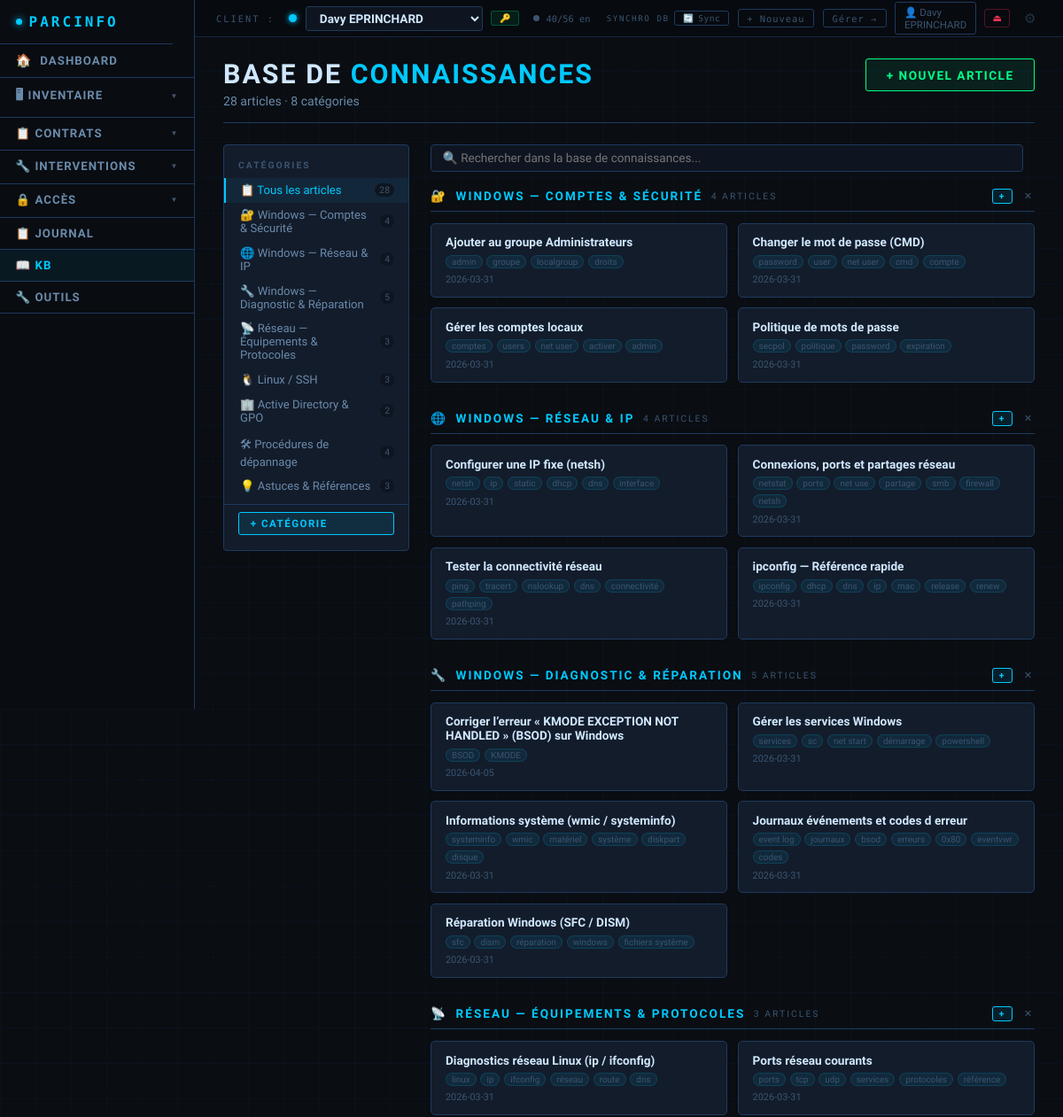
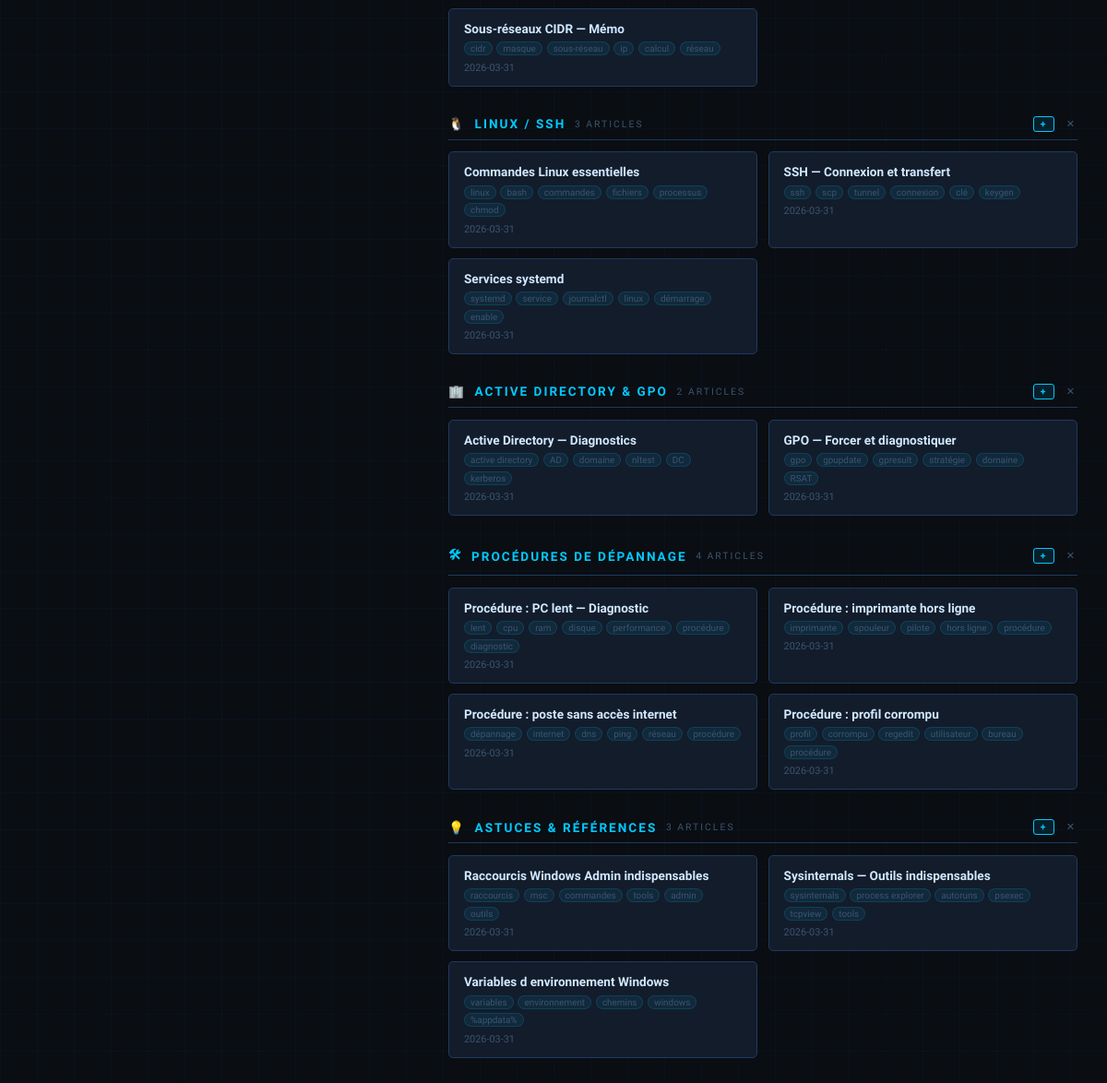
Page /kb (signed in) on the committed database (2 pictures, top to bottom).
### tables this page shows
CREATE TABLE clients (
        id INTEGER PRIMARY KEY AUTOINCREMENT,
        nom TEXT NOT NULL DEFAULT '',
        contact TEXT DEFAULT '',
        telephone TEXT DEFAULT '',
        email TEXT DEFAULT '',
        adresse TEXT DEFAULT '',
        notes TEXT DEFAULT '',
        couleur TEXT DEFAULT '#00c9ff',
        date_creation TEXT DEFAULT '',
        date_maj TEXT DEFAULT '', auth_user_id INTEGER DEFAULT NULL);

CREATE TABLE kb_categories (
        id INTEGER PRIMARY KEY AUTOINCREMENT,
        nom TEXT NOT NULL,
        icone TEXT DEFAULT '📋',
        ordre INTEGER DEFAULT 0);

CREATE TABLE kb_articles (
        id INTEGER PRIMARY KEY AUTOINCREMENT,
        categorie_id INTEGER NOT NULL,
        titre TEXT NOT NULL,
        contenu TEXT NOT NULL,
        tags TEXT DEFAULT '',
        date_creation TEXT,
        date_maj TEXT,
        FOREIGN KEY (categorie_id) REFERENCES kb_categories(id));

### app.py (the view)
@app.route('/kb')
@login_required
def page_kb():
    conn = get_db()
    cats = [row_to_dict(r) for r in conn.execute(
        'SELECT * FROM kb_categories ORDER BY ordre, nom').fetchall()]
    articles = [row_to_dict(r) for r in conn.execute(
        'SELECT a.*, c.nom as cat_nom, c.icone as cat_icone FROM kb_articles a '
        'JOIN kb_categories c ON a.categorie_id=c.id ORDER BY c.ordre, a.titre').fetchall()]
    conn.close()
    return render_template('kb.html', cats=cats, articles=articles,
                           clients=get_clients(), client_actif_id=get_client_id())

### templates/kb.html (shortened to what this page needs)
{% extends "base.html" %}
{% block content %}
<div class="page-header" style="display:flex;align-items:flex-start;justify-content:space-between;gap:1rem;flex-wrap:wrap;">
    <div>
        <h1>Base de <span>Connaissances</span></h1>
        <p>{{ articles|length }} article{{ 's' if articles|length != 1 }} · {{ cats|length }} catégorie{{ 's' if cats|length != 1 }}</p>
    </div>
    <button class="btn btn-success" onclick="KB.nouvelArticle()">+ Nouvel article</button>
</div>
<div class="kb-wrap">
    <aside class="kb-sidebar">
        <div class="kb-sidebar-title">Catégories</div>
        <a class="kb-cat-link active" data-cat="all" onclick="KB.filtrerCat('all',this)">
            📋 Tous les articles
            <span class="kb-cat-count">{{ articles|length }}</span>
        </a>
        {% for cat in cats %}
        {% set nb = articles | selectattr('categorie_id','eq',cat.id) | list | length %}
        <a class="kb-cat-link" data-cat="{{ cat.id }}" onclick="KB.filtrerCat({{ cat.id }},this)">
            {{ cat.icone }} {{ cat.nom }}
            <span class="kb-cat-count">{{ nb }}</span>
        </a>
        {% endfor %}
        <div class="kb-sidebar-add">
            <button class="btn btn-primary btn-sm" style="width:100%;font-size:.72rem;"
                    onclick="KB.nouvelleCategorie()">+ Catégorie</button>
        </div>
    </aside>
    <div class="kb-main">
        <div class="kb-topbar">
            <input type="text" class="kb-search" id="kb-search"
                   placeholder="🔍 Rechercher dans la base de connaissances..."
                   oninput="KB.rechercher(this.value)">
        </div>
        <div id="kb-content">
            {% for cat in cats %}
            {% set cat_articles = articles | selectattr('categorie_id','eq',cat.id) | list %}
            {% if cat_articles %}
            <div class="kb-section" data-cat-section="{{ cat.id }}">
                <div class="kb-section-title">
                    <span>{{ cat.icone }}</span>
                    {{ cat.nom }}
                    <span style="font-size:.65rem;color:var(--text-muted);font-weight:400;">{{ cat_articles|length }} article{{ 's' if cat_articles|length != 1 }}</span>
                    <button class="btn btn-primary btn-sm" style="margin-left:auto;padding:1px 7px;font-size:.65rem;"
                            onclick="KB.nouvelArticle({{ cat.id }})">+</button>
                    <button onclick="KB.supprimerCategorie({{ cat.id }},'{{ cat.nom|e }}')"
                            style="background:none;border:none;color:var(--text-muted);cursor:pointer;font-size:.7rem;padding:0 3px;"
                            title="Supprimer la catégorie">✕</button>
                </div>
                <div class="kb-grid">
                    {% for a in cat_articles %}
                    <div class="kb-card" data-id="{{ a.id }}" data-cat="{{ a.categorie_id }}"
                         data-search="{{ a.titre|lower }} {{ a.tags|lower }} {{ a.contenu|lower }}"
                         onclick="KB.ouvrirArticle({{ a.id }})">
                        <div class="kb-card-title">{{ a.titre }}</div>
                        {% if a.tags %}
                        <div class="kb-card-tags">
                            {% for tag in a.tags.split(',') %}{% if tag.strip() %}
                            <span class="kb-tag">{{ tag.strip() }}</span>
                            {% endif %}{% endfor %}
                        </div>
                        {% endif %}
                        <div class="kb-card-meta">{{ a.date_maj[:10] if a.date_maj else '' }}</div>
                    </div>
                    {% endfor %}
                </div>
            </div>
            {% endif %}
            {% endfor %}
        </div>
    </div>
</div>
{% endblock %}

### templates/base.html (shortened to what this page needs)
<!DOCTYPE html>
<html lang="fr">
<head>
</head>
<body class="{{ 'theme-light' if cfg.get('mode') == 'light' else '' }}{{ ' nav-left' if cfg.get('nav_mode') == 'vertical' else '' }}">
<div class="client-bar">
    <span class="client-bar-label">Client :</span>
    <div class="client-select-wrap">
        {% set active_cl = clients | selectattr('id','eq', client_actif_id) | first | default(None) %}
        <span class="client-dot" style="color:{{ active_cl.couleur if active_cl else '#00c9ff' }}; background:{{ active_cl.couleur if active_cl else '#00c9ff' }};"></span>
        <select id="client-dropdown" onchange="changerClientAvecConfirmation(this)" data-current-value="{{ client_actif_id or '' }}">
            {% for cl in clients %}
            <option value="{{ cl.id }}" {% if cl.id == client_actif_id %}selected{% endif %}>{{ cl.nom }}</option>
            {% endfor %}
        </select>
        {% set acces_actif = active_cl.acces if active_cl and active_cl.acces is defined else '' %}
        {% if acces_actif %}
        <div class="topbar-acces-badge topbar-acces-{{ acces_actif }}" title="{% if acces_actif == 'proprietaire' %}Vous êtes propriétaire{% elif acces_actif == 'ecriture' %}Partagé — lecture/écriture{% elif acces_actif == 'admin' %}Accès administrateur{% else %}Partagé — lecture seule{% endif %}">
            {% if acces_actif == 'proprietaire' %}🔑{% elif acces_actif == 'ecriture' %}✏ R/W{% elif acces_actif == 'admin' %}⚙{% else %}👁{% endif %}
        </div>
        {% endif %}
    </div>
    <div class="wd-topbar idle" id="wd-global-bar">
        <span class="wd-dot"></span>
        <span id="wd-global-text">…</span>
    </div>
    <div class="client-bar-actions">
        {% if cfg.get('db_type') == 'sync' %}
        <div id="topbar-sync-wrap" style="display:flex;align-items:center;gap:.35rem;">
        {% else %}
        <div id="topbar-sync-wrap" style="display:none;align-items:center;gap:.35rem;">
        {% endif %}
            <span style="font-family:'Share Tech Mono',monospace;font-size:.58rem;letter-spacing:1.5px;
                         text-transform:uppercase;color:var(--text-muted);white-space:nowrap;">Synchro DB</span>
            <button class="topbar-sync-btn" id="topbar-sync-btn"
                    onclick="syncNow()" title="Base de données — mode synchronisation&#10;Cliquer pour synchroniser maintenant">
                <span class="topbar-sync-icon" id="topbar-sync-icon">🔄</span>
                <span id="topbar-sync-label">Sync…</span>
            </button>
        </div>
        <a href="/client/nouveau" class="client-bar-link">+ Nouveau</a>
        <a href="/clients" class="client-bar-link">Gérer →</a>
        {% if session.get('auth_user_id') %}
        <a href="/profil" style="display:flex;align-items:center;gap:.4rem;text-decoration:none;
            border:1px solid var(--border);border-radius:3px;padding:.2rem .6rem;
            font-size:.72rem;color:var(--text-muted);transition:all .15s;"
           onmouseover="this.style.borderColor='var(--accent)';this.style.color='var(--text-secondary)'"
           onmouseout="this.style.borderColor='var(--border)';this.style.color='var(--text-muted)'">
            👤 {{ session.get('auth_user_nom', 'Profil') }}
        </a>
        <a href="/logout" style="border:1px solid rgba(255,51,85,.3);border-radius:3px;padding:.2rem .5rem;
            font-size:.7rem;color:var(--accent-red);text-decoration:none;" title="Déconnexion">⏏</a>
        {% endif %}
        <button class="topbar-gear" onclick="toggleConfig()" title="Paramètres">⚙</button>
    </div>
</div>
{% set ep = request.endpoint %}
{% set inv_active = ep in ['liste_appareils','nouvel_appareil','editer_appareil','liste_peripheriques','nouveau_peripherique','editer_peripherique','parc_general','baie_brassage','page_scan','liste_plans','editer_plan'] %}
{% set contrats_active = ep in ['liste_contrats','nouveau_contrat','editer_contrat','detail_contrat'] %}
{% set secu_active = ep in ['liste_identifiants','nouvel_identifiant','editer_identifiant','liste_utilisateurs','nouvel_utilisateur','editer_utilisateur','droits_utilisateur'] %}
<nav>
    <a href="/" class="nav-brand">PARCINFO</a>
    <a href="/" {% if ep == 'index' %}class="active"{% endif %}>
        <span style="font-size:.9rem;">🏠</span> DASHBOARD
    </a>
    <div class="nav-group">
        <button class="nav-group-btn {% if inv_active %}active{% endif %}">
            🖥 Inventaire <span class="arr">▼</span>
        </button>
    </div>
    <div class="nav-group">
        <button class="nav-group-btn {% if contrats_active %}active{% endif %}">
            📋 Contrats <span class="arr">▼</span>
        </button>
    </div>
    <div class="nav-group">
        <button class="nav-group-btn {% if ep in ['liste_interventions','nouveau_intervention','detail_intervention','editer_intervention'] %}active{% endif %}">
            🔧 Interventions <span class="arr">▼</span>
        </button>
    </div>
    <div class="nav-group">
        <button class="nav-group-btn {% if secu_active %}active{% endif %}">
            🔒 Accès <span class="arr">▼</span>
        </button>
    </div>
    <a href="/historique" {% if ep == 'page_historique' %}class="active"{% endif %}>📋 Journal</a>
    <a href="/kb" {% if ep == 'page_kb' %}class="active"{% endif %}>📖 KB</a>
    <a href="/outils" {% if ep == 'page_outils' %}class="active"{% endif %}>🔧 Outils</a>
    <div class="nav-spacer"></div>
</nav>
<main>
    {% set ep = request.endpoint %}
    {% set bc = [] %}
    {% if ep in ['nouvel_appareil','editer_appareil'] %}
        {% set _ = bc.append(('Inventaire', None)) %}
        {% set _ = bc.append(('Appareils', '/appareils')) %}
        {% set _ = bc.append(('Ajouter' if ep == 'nouvel_appareil' else 'Modifier', None)) %}
    {% elif ep in ['nouveau_peripherique','editer_peripherique'] %}
        {% set _ = bc.append(('Inventaire', None)) %}
        {% set _ = bc.append(('Périphériques', '/peripheriques')) %}
        {% set _ = bc.append(('Ajouter' if ep == 'nouveau_peripherique' else 'Modifier', None)) %}
    {% elif ep in ['nouveau_contrat','editer_contrat'] %}
        {% set _ = bc.append(('Contrats', '/contrats')) %}
        {% set _ = bc.append(('Ajouter' if ep == 'nouveau_contrat' else 'Modifier', None)) %}
    {% elif ep == 'detail_contrat' %}
        {% set _ = bc.append(('Contrats', '/contrats')) %}
        {% set _ = bc.append(('Détail', None)) %}
    {% elif ep in ['nouvel_identifiant','editer_identifiant'] %}
        {% set _ = bc.append(('Accès', None)) %}
        {% set _ = bc.append(('Identifiants', '/identifiants')) %}
        {% set _ = bc.append(('Ajouter' if ep == 'nouvel_identifiant' else 'Modifier', None)) %}
    {% elif ep in ['nouvel_utilisateur','editer_utilisateur'] %}
        {% set _ = bc.append(('Accès', None)) %}
        {% set _ = bc.append(('Utilisateurs', '/utilisateurs')) %}
        {% set _ = bc.append(('Ajouter' if ep == 'nouvel_utilisateur' else 'Modifier', None)) %}
    {% elif ep == 'droits_utilisateur' %}
        {% set _ = bc.append(('Accès', None)) %}
        {% set _ = bc.append(('Utilisateurs', '/utilisateurs')) %}
        {% set _ = bc.append(('Droits', None)) %}
    {% elif ep == 'parc_general' %}
        {% set _ = bc.append(('Inventaire', None)) %}
        {% set _ = bc.append(('Parc général', None)) %}
    {% elif ep == 'baie_brassage' %}
        {% set _ = bc.append(('Inventaire', None)) %}
        {% set _ = bc.append(('Baie de brassage', None)) %}
    {% elif ep == 'page_scan' %}
        {% set _ = bc.append(('Inventaire', None)) %}
        {% set _ = bc.append(('Scan réseau', None)) %}
    {% endif %}
    {% block content %}{% endblock %}
</main>
    {% set _sk2 = [] %}
</body>
</html>

### rows in the picture
clients: get "Davy EPRINCHARD"
kb_categories: icone "🔐", nom "Windows — Comptes & Sécurité", nb "4", nom "WINDOWS — COMPTES & SÉCURITÉ", cat_articles "4", value "S"
kb_categories: icone "🌐", nom "Windows — Réseau & IP", nb "4", nom "WINDOWS — RÉSEAU & IP", cat_articles "4", value "S"
kb_categories: icone "🔧", nom "Windows — Diagnostic & Réparation", nb "5", nom "WINDOWS — DIAGNOSTIC & RÉPARATION", cat_articles "5", value "S"
kb_categories: icone "📡", nom "Réseau — Équipements & Protocoles", nb "3", nom "RÉSEAU — ÉQUIPEMENTS & PROTOCOLES", cat_articles "3", value "S"
kb_categories: icone "🐧", nom "Linux / SSH", nb "3", nom "LINUX / SSH", cat_articles "3", value "S"
kb_categories: icone "🏢", nom "Active Directory & GPO", nb "2", nom "ACTIVE DIRECTORY & GPO", cat_articles "2", value "S"
kb_categories: icone "🛠", nom "Procédures de dépannage", nb "4", nom "PROCÉDURES DE DÉPANNAGE", cat_articles "4", value "S"
kb_categories: icone "💡", nom "Astuces & Références", nb "3", nom "ASTUCES & RÉFÉRENCES", cat_articles "3", value "S"
kb_articles: titre "Ajouter au groupe Administrateurs", strip "admin" "groupe" "localgroup" "droits", date_maj "2026-03-31"
kb_articles: titre "Changer le mot de passe (CMD)", strip "password" "user" "net user" "cmd" "compte", date_maj "2026-03-31"
kb_articles: titre "Gérer les comptes locaux", strip "comptes" "users" "net user" "activer" "admin", date_maj "2026-03-31"
kb_articles: titre "Politique de mots de passe", strip "secpol" "politique" "password" "expiration", date_maj "2026-03-31"
kb_articles: titre "Configurer une IP fixe (netsh)", strip "netsh" "ip" "static" "dhcp" "dns" "interface", date_maj "2026-03-31"
kb_articles: titre "Connexions, ports et partages réseau", strip "netstat" "ports" "net use" "partage" "smb" "firewall" "netsh", date_maj "2026-03-31"
kb_articles: titre "Tester la connectivité réseau", strip "ping" "tracert" "nslookup" "dns" "connectivité" "pathping", date_maj "2026-03-31"
kb_articles: titre "ipconfig — Référence rapide", strip "ipconfig" "dhcp" "dns" "ip" "mac" "release" "renew", date_maj "2026-03-31"
kb_articles: titre "Corriger l’erreur « KMODE EXCEPTION NOT HANDLED » (BSOD) sur Windows", strip "BSOD" "KMODE", date_maj "2026-04-05"
kb_articles: titre "Gérer les services Windows", strip "services" "sc" "net start" "démarrage" "powershell", date_maj "2026-03-31"
kb_articles: titre "Informations système (wmic / systeminfo)", strip "systeminfo" "wmic" "matériel" "système" "diskpart" "disque", date_maj "2026-03-31"
kb_articles: titre "Journaux événements et codes d erreur", strip "event log" "journaux" "bsod" "erreurs" "0x80" "eventvwr" "codes", date_maj "2026-03-31"
kb_articles: titre "Réparation Windows (SFC / DISM)", strip "sfc" "dism" "réparation" "windows" "fichiers système", date_maj "2026-03-31"
kb_articles: titre "Diagnostics réseau Linux (ip / ifconfig)", strip "linux" "ip" "ifconfig" "réseau" "route" "dns", date_maj "2026-03-31"
kb_articles: titre "Ports réseau courants", strip "ports" "tcp" "udp" "services" "protocoles" "référence", date_maj "2026-03-31"
kb_articles: titre "Sous-réseaux CIDR — Mémo", strip "cidr" "masque" "sous-réseau" "ip" "calcul" "réseau", date_maj "2026-03-31"
kb_articles: titre "Commandes Linux essentielles", strip "linux" "bash" "commandes" "fichiers" "processus" "chmod", date_maj "2026-03-31"
kb_articles: titre "SSH — Connexion et transfert", strip "ssh" "scp" "tunnel" "connexion" "clé" "keygen", date_maj "2026-03-31"
kb_articles: titre "Services systemd", strip "systemd" "service" "journalctl" "linux" "démarrage" "enable", date_maj "2026-03-31"
kb_articles: titre "Active Directory — Diagnostics", strip "active directory" "AD" "domaine" "nltest" "DC" "kerberos", date_maj "2026-03-31"
kb_articles: titre "GPO — Forcer et diagnostiquer", strip "gpo" "gpupdate" "gpresult" "stratégie" "domaine" "RSAT", date_maj "2026-03-31"
kb_articles: titre "Procédure : PC lent — Diagnostic", strip "lent" "cpu" "ram" "disque" "performance" "procédure" "diagnostic", date_maj "2026-03-31"
kb_articles: titre "Procédure : imprimante hors ligne", strip "imprimante" "spouleur" "pilote" "hors ligne" "procédure", date_maj "2026-03-31"
kb_articles: titre "Procédure : poste sans accès internet", strip "dépannage" "internet" "dns" "ping" "réseau" "procédure", date_maj "2026-03-31"
kb_articles: titre "Procédure : profil corrompu", strip "profil" "corrompu" "regedit" "utilisateur" "bureau" "procédure", date_maj "2026-03-31"
kb_articles: titre "Raccourcis Windows Admin indispensables", strip "raccourcis" "msc" "commandes" "tools" "admin" "outils", date_maj "2026-03-31"
kb_articles: titre "Sysinternals — Outils indispensables", strip "sysinternals" "process explorer" "autoruns" "psexec" "tcpview" "tools", date_maj "2026-03-31"
kb_articles: titre "Variables d environnement Windows", strip "variables" "environnement" "chemins" "windows" "%appdata%", date_maj "2026-03-31"

### other values in the picture
{{ articles|length }} "28"
{{ 's' if articles|length != 1 }} "s"
{{ cats|length }} "8"
{{ 's' if cats|length != 1 }} "s"
form field value "Davy EPRINCHARD"
